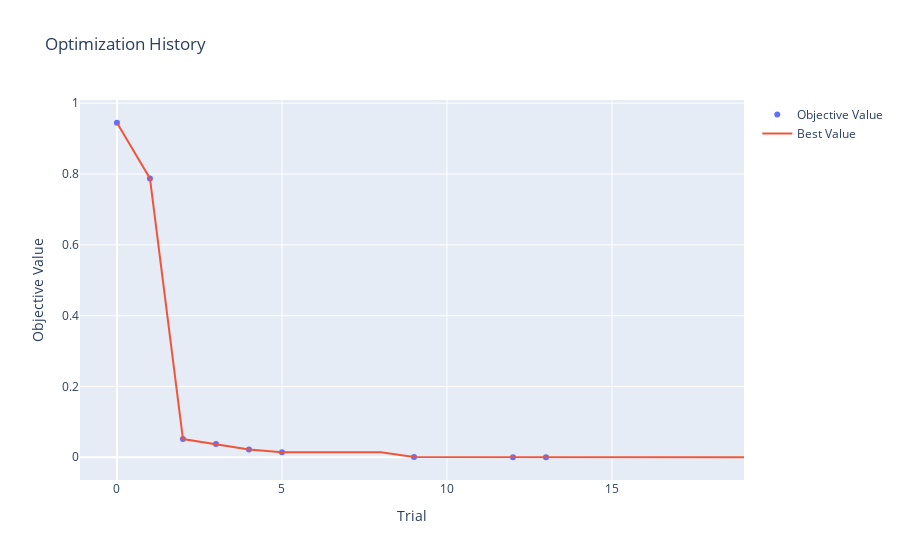
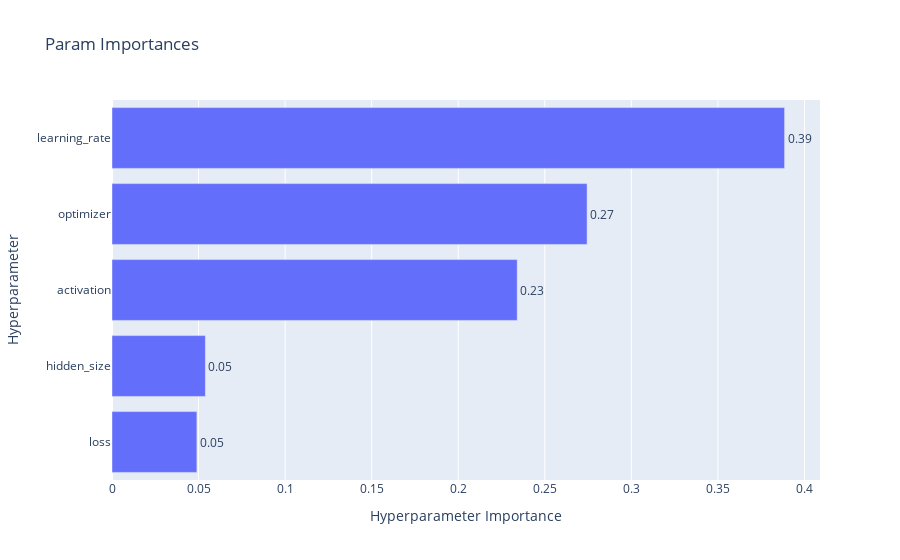

Notebook code for these charts, in order:
### Code cell
# Optuna visualization: interactive plots + optional HTML export
# Run this AFTER the study optimization cell.

# Ensure visualization dependencies
try:
    from optuna import visualization as vis
except Exception:
    import sys, subprocess
    subprocess.check_call([sys.executable, "-m", "pip", "install", "optuna", "plotly"])  # install if missing
    from optuna import visualization as vis

if "study" not in globals():
    raise RuntimeError("Optuna study not found. Run the tuning cell first.")

# Build figures
figs = [
    ("Optimization History", vis.plot_optimization_history(study)),
    ("Param Importances", vis.plot_param_importances(study)),
]

# Show interactively in the notebook
for title, fig in figs:
    fig.update_layout(title=title)
    fig.show()

# Optional: save to HTML under output/plots
import os
from datetime import datetime
import plotly.io as pio
save_dir = os.path.join("output", "plots")
os.makedirs(save_dir, exist_ok=True)
ts = datetime.now().strftime("%Y%m%d_%H%M%S")
for title, fig in figs:
    filename = os.path.join(save_dir, f"optuna_{title.lower().replace(' ', '_')}_{ts}.html")
    pio.write_html(fig, file=filename, include_plotlyjs="cdn")
print(f"Saved {len(figs)} figures to {save_dir}")

### Figure 1 — Plotly figure (JSON) as saved in the notebook; plotly's stock layout.template omitted (floating-point values rounded to 4 significant figures)
{"data": [{"mode": "markers", "name": "Objective Value", "type": "scatter", "x": [0, 1, 2, 3, 4, 5, 9, 12, 13], "y": [0.9449, 0.7877, 0.05158, 0.03731, 0.02172, 0.014, 0.0008107, 0.0001075, 0.0001771]}, {"mode": "lines", "name": "Best Value", "type": "scatter", "x": [0, 1, 2, 3, 4, 5, 6, 7, 8, 9, 10, 11, 12, 13, 14, 15, 16, 17, 18, 19], "y": [0.9449, 0.7877, 0.05158, 0.03731, 0.02172, 0.014, 0.014, 0.014, 0.014, 0.0008107, 0.0008107, 0.0008107, 0.0001075, 0.0001075, 0.0001075, 0.0001075, 0.0001075, 0.0001075, 0.0001075, 0.0001075]}, {"marker": {"color": "#cccccc"}, "mode": "markers", "name": "Infeasible Trial", "showlegend": false, "type": "scatter", "x": [], "y": []}], "layout": {"title": {"text": "Optimization History"}, "xaxis": {"title": {"text": "Trial"}}, "yaxis": {"title": {"text": "Objective Value"}}}}

### Figure 2 — Plotly figure (JSON) as saved in the notebook; plotly's stock layout.template omitted (floating-point values rounded to 4 significant figures)
{"data": [{"cliponaxis": false, "hovertemplate": ["loss (CategoricalDistribution): 0.04902278816033111<extra></extra>", "hidden_size (IntDistribution): 0.053937787980223056<extra></extra>", "activation (CategoricalDistribution): 0.23407439266058933<extra></extra>", "optimizer (CategoricalDistribution): 0.27444036205366934<extra></extra>", "learning_rate (FloatDistribution): 0.38852466914518724<extra></extra>"], "name": "Objective Value", "orientation": "h", "text": ["0.05", "0.05", "0.23", "0.27", "0.39"], "textposition": "outside", "type": "bar", "x": [0.04902, 0.05394, 0.2341, 0.2744, 0.3885], "y": ["loss", "hidden_size", "activation", "optimizer", "learning_rate"]}], "layout": {"title": {"text": "Param Importances"}, "xaxis": {"title": {"text": "Hyperparameter Importance"}}, "yaxis": {"title": {"text": "Hyperparameter"}}}}
